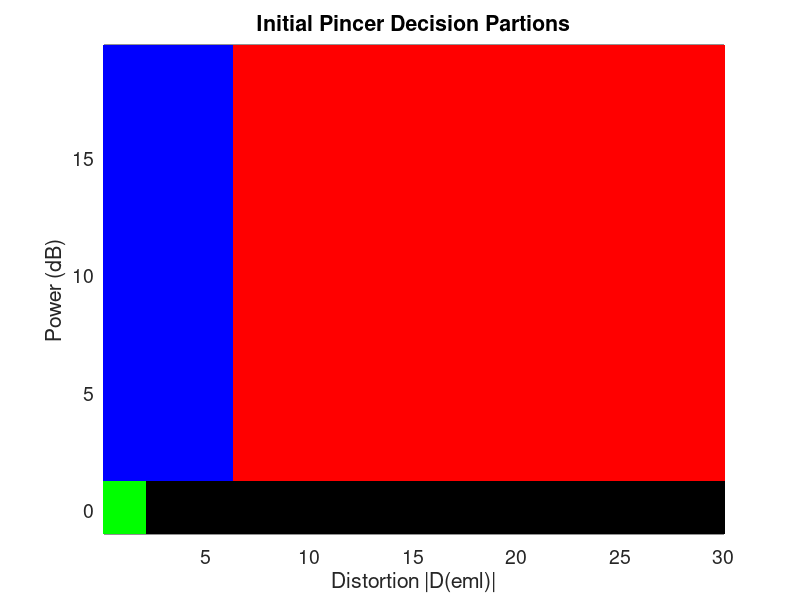

Reproduce this figure in MATLAB. (Note: this script raises an error after producing the figure.)
% create the evalution grid & evalate p(zk)incer
% Author: Jason Gross
%clc; clear; close all;
%load pincerMonteCarloData11.mat
costType=1; % variable cost in theta 2, fixed 1, misclass 0
SAVEFIGS=0;
tau_eml=0.3;
power=-1.2:.35:20;
deml=0:.35:40;
[demlR,powerR]=meshgrid(deml,power);

% start a reasonable partition based on visual
% inspection of the scatter plot for initial deicison

% clean D=>[0,4) P=>[-1,1)
% multipath D=>[4,11] P=>[-1,1)
% jam  D=>[0,4) P=>[1,20]
% spoof D=>[4,35] P=>[1,20] && D=>[11,35] P=>[-1,1]

pincerDecision=zeros(size(demlR));
for i=1:length(power)
    for j=1:length(deml)
        if(power(i)<1 && deml(j)<2)
            pincerDecision(i,j)=1;
        elseif (power(i)<1)
            if(deml(j)>=2 && deml(j)<15)
                pincerDecision(i,j)=2;
            else
                pincerDecision(i,j)=2;
            end
        elseif (power(i)>=1 && deml(j)>=6)
            pincerDecision(i,j)=3;
        else
            pincerDecision(i,j)=4;
        end
    end
end

mymap=[0 1 0; 0 0 0; 1 0 0; 0 0 1];

figure

colormap(mymap);
h=pcolor(deml,power,pincerDecision);
set(h, 'EdgeColor', 'none');
xlabel('Distortion |D(eml)|')
ylabel('Power (dB)')
xlim([.05 30])
ylim([-1 19.8])
set(gca,'FontSize',14)
title('Initial Pincer Decision Partions')


%  go through all the simulated observations and determine the grid
%  location, or GridKey.  Keeping track of these will speed up the cost
%  optimzation
dataKeys=zeros(Np,Nm);
powerSimObs=zeros(Np,Nm);
demlSimObs=zeros(Np,Nm);
thetas=zeros(Np,Nm);

deltaThetas=zeros(Np,Nm);
deltaTaus=zeros(Np,Nm);
etadBs=zeros(Np,Nm);

for i=1:Np
    for j=1:Nm
        PLinNoisey= 10^(pincerObsOut(i,j).P/10);
        P_WRT_Nom=10*log10(PLinNoisey/PNomLin);
        p=P_WRT_Nom;
        d=norm(pincerObsOut(i,j).d);
        
        [c powBinLocation] = min(abs(power-p));
        [c demlBinLocation] = min(abs(deml-d));
        
        % determine unique 1D key within the 2D grid
        dataKeys(i,j)=(demlBinLocation)*length(deml)+powBinLocation;
        powerSimObs(i,j)=p;
        demlSimObs(i,j)=d;
        % although there is only one unique theta per set of Nm obs
        % storing this way makes keying the data easier in the next step
        thetas(i,j)=thetaKeys(i);
        deltaThetas(i,j)=obsSimConfigs(i).Delta_theta;
        deltaTaus(i,j)=obsSimConfigs(i).Delta_tau;
        etadBs(i,j)=obsSimConfigs(i).etadB;
        
    end
end

% go through all sim obs & determine the cost of the sim obs and all other sim obs of the same key
% also check cost if other hypotheses were accepted
% would the cost be reduced by accepting a different hypothesis. If so, change the
% deicison.  for efficiency, keep track of the keys that have been checked

keysAlreadyChecked=[];
changedDecisionIndex=1;
if(SAVEFIGS)
    figSaveStr=sprintf('pincerDec%08d.png',changedDecisionIndex);
    saveas(gcf,figSaveStr);
end
costChange=0;
firstIteration=1;
lastPincerDecision=pincerDecision;
while(sum(sum(pincerDecision-lastPincerDecision))~=0 || firstIteration==1 )
    firstIteration=0;
    lastPincerDecision=pincerDecision;
    for i=1:Np
        for j=1:Nm
            key=dataKeys(i,j);
            % only check each grid key once
            if find(key==keysAlreadyChecked)
                continue
            end
            % determine if on a decision boundary, if not, continue
            
            onDecisionBoundary=0;
            powLoc=mod(key,length(deml));
            
            demlLoc=floor((key)/length(deml));
            if((demlLoc>1))&& (demlLoc<length(deml)) &&( (powLoc>1)&&(powLoc<length(power)))
                % disp('Here')
                if powLoc<length(power)
                    if(pincerDecision(powLoc,demlLoc)~=pincerDecision(powLoc+1,demlLoc))
                        onDecisionBoundary=1;
                    end
                end
                if powLoc<length(power) && demlLoc<length(deml)
                    if (pincerDecision(powLoc,demlLoc)~=pincerDecision(powLoc+1,demlLoc+1))
                        onDecisionBoundary=1;
                    end
                end
                if(demlLoc<length(deml))
                    if (pincerDecision(powLoc,demlLoc)~=pincerDecision(powLoc,demlLoc+1))
                        onDecisionBoundary=1;
                    end
                end
                if(powLoc>1)
                    if (pincerDecision(powLoc,demlLoc)~=pincerDecision(powLoc-1,demlLoc))
                        onDecisionBoundary=1;
                    end
                end
                if(demlLoc>1)
                    if (pincerDecision(powLoc,demlLoc)~=pincerDecision(powLoc,demlLoc-1))
                        onDecisionBoundary=1;
                    end
                end
                if(demlLoc>1 && powLoc>1)
                    if (pincerDecision(powLoc,demlLoc)~=pincerDecision(powLoc-1,demlLoc-1))
                        onDecisionBoundary=1;
                    end
                end
                if(powLoc<length(power) && demlLoc>1)
                    if (pincerDecision(powLoc,demlLoc)~=pincerDecision(powLoc+1,demlLoc-1))
                        onDecisionBoundary=1;
                    end
                end
                if(powLoc>1 && demlLoc<length(deml))
                    if (pincerDecision(powLoc,demlLoc)~=pincerDecision(powLoc-1,demlLoc+1))
                        onDecisionBoundary=1;
                    end
                end
            end
            if(onDecisionBoundary==0)
                continue
            else
                disp('Evaluating')
            end
            
            keysAlreadyChecked=[keysAlreadyChecked key];
            
            % evaluate cost of current decision and all the others
            % for this grid key
            decisionOfGridKey=interp2(demlR,powerR,pincerDecision,...
                demlSimObs(i,j),powerSimObs(i,j),'nearest');
            
            thetasInGridKey=thetas(dataKeys==key);
            etadBsinGridKey=etadBs(dataKeys==key);
            deltaTauIAsInGridKey=deltaTaus(dataKeys==key);
            deltaThetaIAsInGridKey=deltaThetas(dataKeys==key);
            
            currentCost=0;
            otherDecisions=find([1,2,3,4]~=decisionOfGridKey);
            otherDecisionCosts=[0,0,0];
            
            for k=1:length(thetasInGridKey)
                %% this constant cost mat is what will need to be made variable
                currentCost=currentCost+pincerCostFunction(decisionOfGridKey,...
                    thetasInGridKey(k)+1, etadBsinGridKey(k) ,deltaTauIAsInGridKey(k), ...
                    deltaThetaIAsInGridKey(k),tau_eml,costType);
                
                for l=1:length(otherDecisions)
                    otherDecisionCosts(l)=otherDecisionCosts(l)+pincerCostFunction(otherDecisions(l),...
                        thetasInGridKey(k)+1,etadBsinGridKey(k) ,...
                        deltaTauIAsInGridKey(k), deltaThetaIAsInGridKey(k),tau_eml,costType);
                end
            end
            
            % determine if cost can be reduced, if so, accept lowest cost
            if(sum(otherDecisionCosts<currentCost))
                newDecision=otherDecisions(otherDecisionCosts==min(otherDecisionCosts));
                disp([j,i])
                % get grid location from key
                
                powLoc=mod(key,length(deml));
                %powLoc=powBinLoc+1;
                demlLoc=floor((key)/length(deml));
                
                %disp('Loc')
                %disp([demlLoc powLoc])
                pincerDecision(powLoc,demlLoc)=newDecision(1);
                changedDecisionIndex=changedDecisionIndex+1;
                %save the cost improvement history for plotting
                costChange(changedDecisionIndex)=costChange(changedDecisionIndex-1)+...
                    (currentCost-min(otherDecisionCosts));
                
                colormap(mymap);
                h=pcolor(deml,power,pincerDecision);
                set(h, 'EdgeColor', 'none');
                xlabel('Distortion |D(eml)|')
                ylabel('Power (dB)')
                xlim([.05 30])
                set(gca,'FontSize',14)
                if(SAVEFIGS)
                    figSaveStr=sprintf('pincerDec%08d.png',changedDecisionIndex);
                    saveas(gcf,figSaveStr);
                end
            end
        end
    end
end




